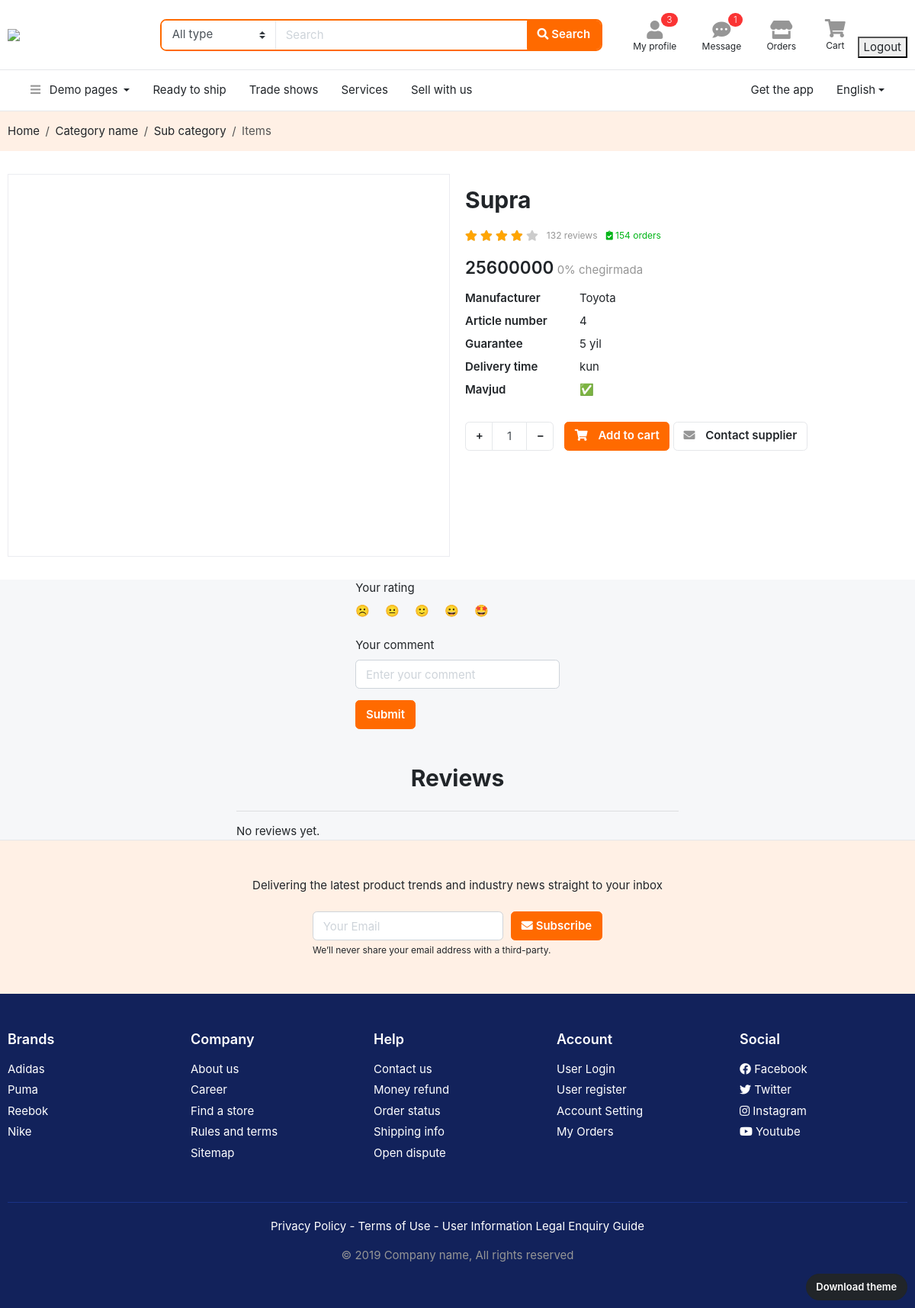
The page /asosiy/mahsulot/4/ on the database its author committed.
### asosiy/models.py (models this page shows, shortened)
class Mahsulot(models.Model):
    nom = models.CharField(max_length=50)
    narx = models.PositiveSmallIntegerField()
    min_miqdor = models.PositiveSmallIntegerField(default=1)
    bolim = models.ForeignKey(Bolim, on_delete=models.CASCADE)
    davlat = models.CharField(max_length=60)
    brend = models.CharField(max_length=60)
    yetkazish = models.CharField(max_length=60)
    mavjud = models.BooleanField(default=True)
    matn = models.TextField()
    kafolat = models.CharField(max_length=50)
    chegirma = models.PositiveSmallIntegerField(default=0)

### asosiy/views.py (the view)
# urls.py: path('mahsulot/<int:pk>/', DetalView.as_view()),
class DetalView(View):
    def get(self, request, pk):
        content = {
            'mahsulot': Mahsulot.objects.get(id=pk)
        }
        return render(request, 'page-detail-product.html', content)

### templates/page-detail-product.html (shortened to what this page needs)
{%extends 'header.html'%}
{%block content%}
<section class="py-3 bg-light">
  <div class="container">
    <ol class="breadcrumb">
        <li class="breadcrumb-item"><a href="#">Home</a></li>
        <li class="breadcrumb-item"><a href="#">Category name</a></li>
        <li class="breadcrumb-item"><a href="#">Sub category</a></li>
        <li class="breadcrumb-item active" aria-current="page">Items</li>
    </ol>
  </div>
</section>
<section class="section-content bg-white padding-y">
<div class="container">
	<div class="row">
		<aside class="col-md-6">
<div class="card">
<article class="gallery-wrap">
	<div class="img-big-wrap">
	  <div> <a href="#"><img src="{{mahsulot.media_set.first.rasm.url}}"></a></div>
	</div>
</article>
</div>
		</aside>
		<main class="col-md-6">
<article class="product-info-aside">
<h2 class="title mt-3">{{mahsulot.nom}} </h2>
<div class="rating-wrap my-3">
	<ul class="rating-stars">
		<li style="width:80%" class="stars-active">
			<i class="fa fa-star"></i> <i class="fa fa-star"></i>
			<i class="fa fa-star"></i> <i class="fa fa-star"></i>
		</li>
		<li>
			<i class="fa fa-star"></i> <i class="fa fa-star"></i>
			<i class="fa fa-star"></i> <i class="fa fa-star"></i>
			<i class="fa fa-star"></i>
		</li>
	</ul>
	<small class="label-rating text-muted">132 reviews</small>
	<small class="label-rating text-success"> <i class="fa fa-clipboard-check"></i> 154 orders </small>
</div>
<div class="mb-3">
	<var class="price h4">{{mahsulot.narx}}</var>
	<span class="text-muted">{{mahsulot.chegirma}}% chegirmada</span>
</div>
<dl class="row">
  <dt class="col-sm-3">Manufacturer</dt>
  <dd class="col-sm-9"><a href="#">{{mahsulot.brend}}</a></dd>
  <dt class="col-sm-3">Article number</dt>
  <dd class="col-sm-9">{{mahsulot.id}}</dd>
  <dt class="col-sm-3">Guarantee</dt>
  <dd class="col-sm-9">{{mahsulot.kafolat}}</dd>
  <dt class="col-sm-3">Delivery time</dt>
  <dd class="col-sm-9">{{mahsulot.yetazish}} kun</dd>
  <dt class="col-sm-3">Mavjud</dt>
    {% if mahsulot.mavjud == True%}
  <dd class="col-sm-9">&#9989</dd>
    {% else %}
  <dd class="col-sm-9">&#10060</dd>
    {%endif%}
</dl>
	<div class="form-row  mt-4">
		<div class="form-group col-md flex-grow-0">
			<div class="input-group mb-3 input-spinner">
			  <div class="input-group-prepend">
			    <button class="btn btn-light" type="button" id="button-plus"> + </button>
			  </div>
			  <input type="text" class="form-control" value="1">
			  <div class="input-group-append">
			    <button class="btn btn-light" type="button" id="button-minus"> &minus; </button>
			  </div>
			</div>
		</div>
		<div class="form-group col-md">
			<a href="#"  class="btn  btn-primary">
				<i class="fas fa-shopping-cart"></i> <span class="text">Add to cart</span>
			</a>
			<a href="#" class="btn btn-light">
        <i class="fas fa-envelope"></i> <span class="text">Contact supplier</span>
			</a>
		</div>
	</div>
</article>
		</main>
	</div>
</div>
</section>
<div class="container d-flex justify-content-center align-items-center">
<form method="post"> {%csrf_token%}
  <div class="form-group">
    <label for="smileyRating">Your rating</label>
   <div class="rating-container d-flex" id="smileyRating" style="gap: 20px;">
      <label class="smiley-face" for="smiley1" style="cursor: pointer">&#9785;</label>
      <label class="smiley-face" for="smiley2" style="cursor: pointer">&#x1F610;</label>
      <label class="smiley-face" for="smiley3" style="cursor: pointer">&#x1F642;</label>
      <label class="smiley-face" for="smiley4" style="cursor: pointer">&#x1F600;</label>
      <label class="smiley-face" for="smiley5" style="cursor: pointer">&#x1F929;</label>
    </div>
  </div>
  <div class="form-group">
    <label for="exampleInputComment1">Your comment</label>
    <input type="text" class="form-control" id="exampleInputComment1" aria-describedby="commentHelp" placeholder="Enter your comment" name="comment">
  </div>
  <button type="submit" class="btn btn-primary">Submit</button>
</form>
</div>
<div class="container mt-5">
  <div class="row">
    <div class="col-md-6 offset-md-3">
      <h2 class="text-center mb-4">Reviews</h2>
      <hr>
      {% for izoh in izohlar %}
        <div class="row">
          <div class="col-sm-2">
            <div class="text-center">
              {% if izoh.baho == 1 %}
                <span class="smiley-face">&#9785;</span>
              {% elif izoh.baho == 2 %}
                <span class="smiley-face">&#x1F610;</span>
              {% elif izoh.baho == 3 %}
                <span class="smiley-face">&#x1F642;</span>
              {% elif izoh.baho == 4 %}
                <span class="smiley-face">&#x1F600;</span>
              {% elif izoh.baho == 5 %}
                <span class="smiley-face">&#x1F929;</span>
              {% endif %}
            </div>
          </div>
          <div class="col-sm-10">
            <p>{{ izoh.matn }}</p>
             <div class="user d-flex" style="gap: 300px">
                <p><small class="text-muted">{{ izoh.sana }}</small></p>
                <p><small class="text-muted">{{ izoh.profil.ism }}</small></p>
            </div>
          </div>
        </div>
        <hr>
      {% empty %}
        <p>No reviews yet.</p>
      {% endfor %}
    </div>
  </div>
</div>
<section class="padding-y-lg bg-light border-top">
<div class="container">
<p class="pb-2 text-center">Delivering the latest product trends and industry news straight to your inbox</p>
<div class="row justify-content-md-center">
  <div class="col-lg-4 col-sm-6">
<form class="form-row">
    <div class="col-8">
    <input class="form-control" placeholder="Your Email" type="email">
    </div>
    <div class="col-4">
    <button type="submit" class="btn btn-block btn-warning"> <i class="fa fa-envelope"></i> Subscribe </button>
    </div>
</form>
<small class="form-text">We’ll never share your email address with a third-party. </small>
  </div>
</div>
</div>
</section>
<footer class="section-footer bg-secondary">
  <div class="container">
    <section class="footer-top padding-y-lg text-white">
      <div class="row">
        <aside class="col-md col-6">
          <h6 class="title">Brands</h6>
          <ul class="list-unstyled">
            <li> <a href="#">Adidas</a></li>
            <li> <a href="#">Puma</a></li>
            <li> <a href="#">Reebok</a></li>
            <li> <a href="#">Nike</a></li>
          </ul>
        </aside>
        <aside class="col-md col-6">
          <h6 class="title">Company</h6>
          <ul class="list-unstyled">
            <li> <a href="#">About us</a></li>
            <li> <a href="#">Career</a></li>
            <li> <a href="#">Find a store</a></li>
            <li> <a href="#">Rules and terms</a></li>
            <li> <a href="#">Sitemap</a></li>
          </ul>
        </aside>
        <aside class="col-md col-6">
          <h6 class="title">Help</h6>
          <ul class="list-unstyled">
            <li> <a href="#">Contact us</a></li>
            <li> <a href="#">Money refund</a></li>
            <li> <a href="#">Order status</a></li>
            <li> <a href="#">Shipping info</a></li>
            <li> <a href="#">Open dispute</a></li>
          </ul>
        </aside>
        <aside class="col-md col-6">
          <h6 class="title">Account</h6>
          <ul class="list-unstyled">
            <li> <a href="#"> User Login </a></li>
            <li> <a href="#"> User register </a></li>
            <li> <a href="#"> Account Setting </a></li>
            <li> <a href="#"> My Orders </a></li>
          </ul>
        </aside>
        <aside class="col-md">
          <h6 class="title">Social</h6>
          <ul class="list-unstyled">
            <li><a href="#"> <i class="fab fa-facebook"></i> Facebook </a></li>
            <li><a href="#"> <i class="fab fa-twitter"></i> Twitter </a></li>
            <li><a href="#"> <i class="fab fa-instagram"></i> Instagram </a></li>
            <li><a href="#"> <i class="fab fa-youtube"></i> Youtube </a></li>
          </ul>
        </aside>
      </div>
    </section>
    <section class="footer-bottom text-center">
        <p class="text-white">Privacy Policy - Terms of Use - User Information Legal Enquiry Guide</p>
        <p class="text-muted"> &copy 2019 Company name, All rights reserved </p>
        <br>
    </section>
  </div>
</footer>
{%endblock  %}

### static/css/ui.css (style rules this page uses)
html { font-family:'Inter', sans-serif;font-size:15px }
.padding-y { padding-top:30px;padding-bottom:30px }
.padding-y-lg { padding-top:48px;padding-bottom:48px }
var { font-style:normal }
article:after,.form-group:after { display:block;clear:both;content:"" }
.bg-white { background-color:#fff }
p:last-child { margin-bottom:0 }
.section-footer ul li { margin-bottom:5px }
.section-footer ul a { color:inherit }
.section-footer .title { font-weight:600;margin-bottom:16px;font-size:18px }
.footer-bottom { padding-top:20px;padding-bottom:20px;border-top:1px solid #1a3286 }
.btn-light { background-color:#fff;border-color:#e5e7ea }
.btn-light i { color:#969696 }
.btn i+.text { margin-left:10px }
dl[class="row"] { margin-bottom:0 }
[class*="list-"] li:after { visibility:hidden;display:block;content:"";overflow:hidden;height:0;clear:both }
.price { font-weight:600;color:#212529 }
.label-rating { margin-left:7px;display:inline-block;vertical-align:middle }
.rating-stars { display:inline-block;vertical-align:middle;list-style:none;margin:0;padding:0;position:relative;white-space:nowrap;clear:both }
.rating-stars i { font-size:14px;color:#ccc;display:inline }
.rating-stars li { display:block;text-overflow:clip;white-space:nowrap;z-index:1 }
.rating-stars li.stars-active { z-index:2;position:absolute;top:0;left:0;overflow:hidden }
.rating-stars li.stars-active i { color:orange }
.input-spinner { width:120px;-ms-flex-wrap:nowrap;flex-wrap:nowrap;display:-webkit-inline-box;display:-ms-inline-flexbox;display:inline-flex }
.input-spinner input.form-control { text-align:center;max-width:46px;-ms-flex-preferred-size:46px;flex-basis:46px;border-color:#e5e7ea;-webkit-box-flex:0;-ms-flex-positive:0;flex-grow:0 }
.input-spinner .btn { width:36px;text-align:center }
body { background-color:#f6f7f9 }
.gallery-wrap .img-big-wrap { margin-bottom:10px;border-radius:.37rem;overflow:hidden;background-color:#fff }
.gallery-wrap .img-big-wrap a { text-align:center;display:block }

### rows shown on the page
Mahsulot: nom "Supra", narx "25600000", chegirma "0", brend "Toyota", id "4", kafolat "5 yil"
